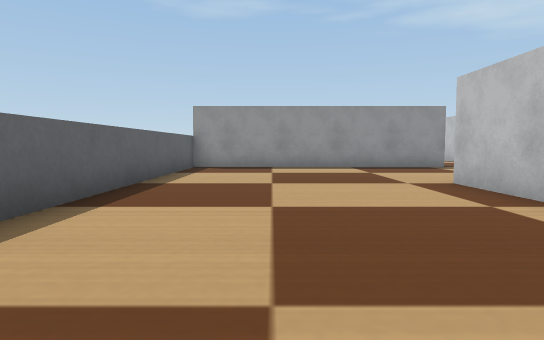
View 1 (above)

24 first-person views from a walk through a world built for the Webots simulator. The camera is 0.07 m above the floor, tilts 4° down and sees 75° across. The floor is counted in squares, 0.1 m on a side. Each view is taken from the middle of a square. On the plan, view 1 faces up. The plan holds only what a view shows up to about 11 squares ahead; the rest is blank. Robots are left out. Simple shapes and patterns stand in for the simulator's stock objects.

View 2
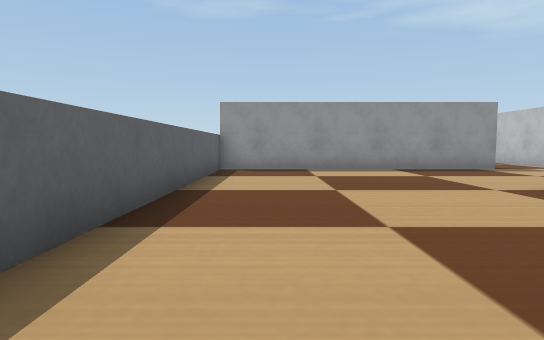

View 3
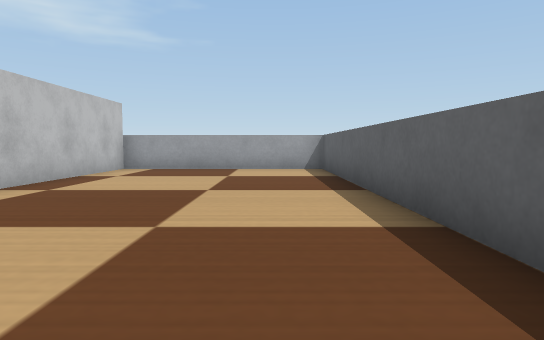

View 4
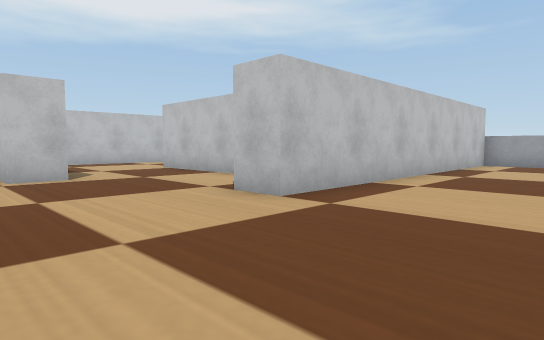

View 5
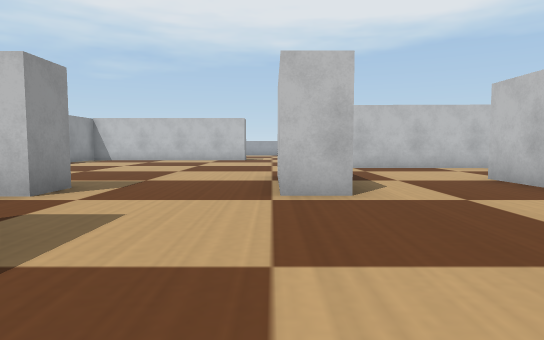

View 6
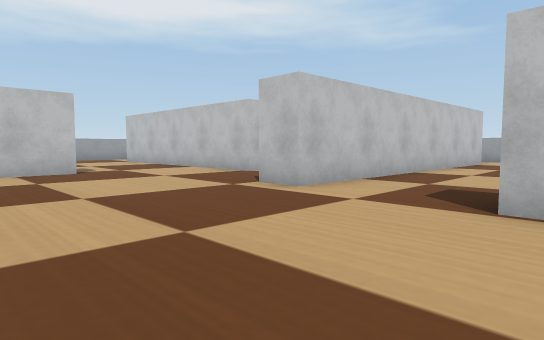

View 7
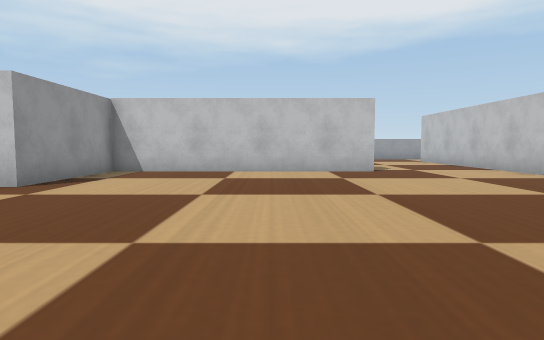

View 8
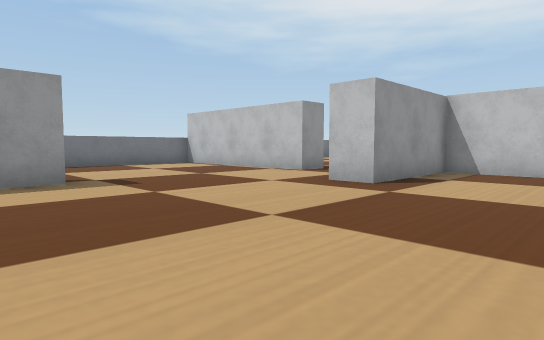

View 9
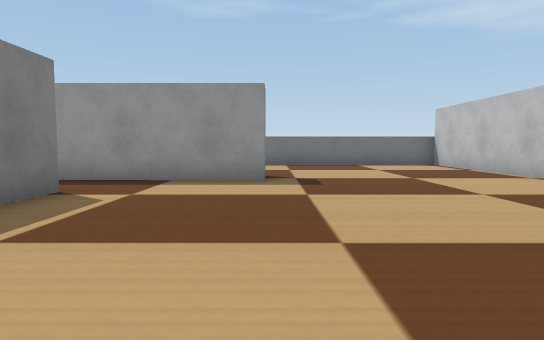

View 10
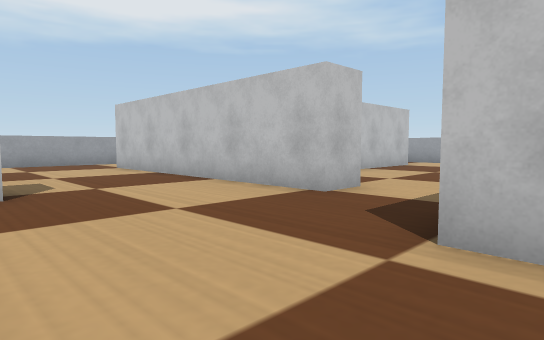

View 11
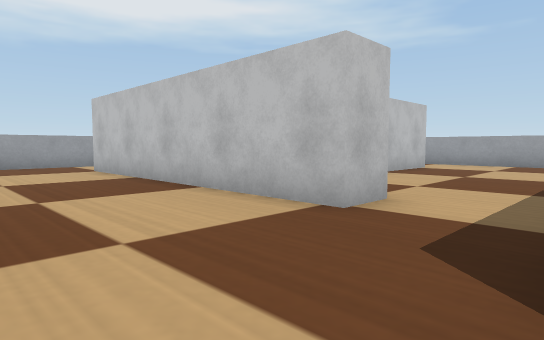

View 12
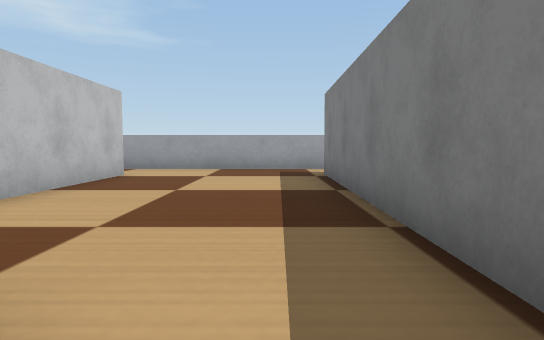

View 13
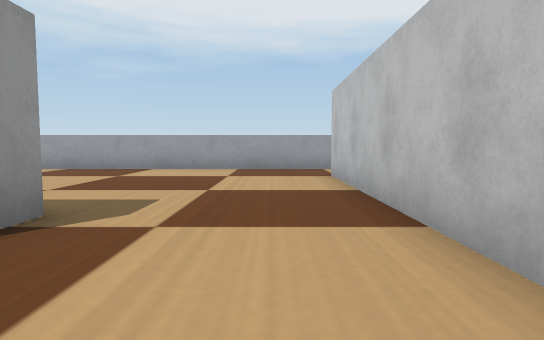

View 14
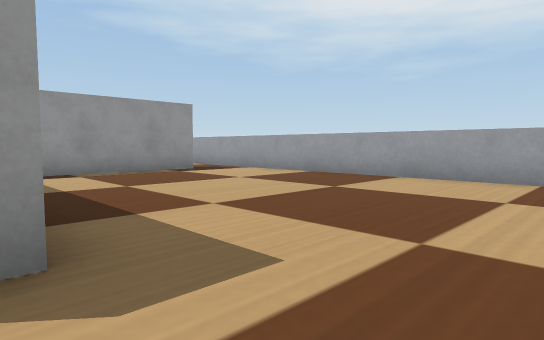

View 15
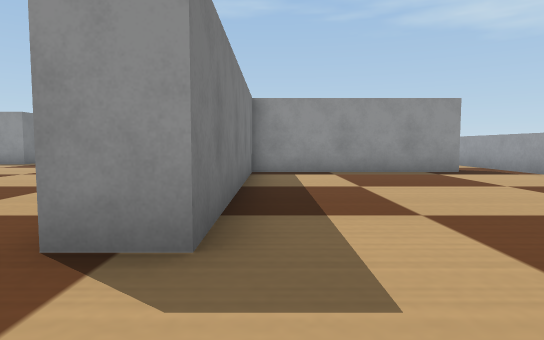

View 16
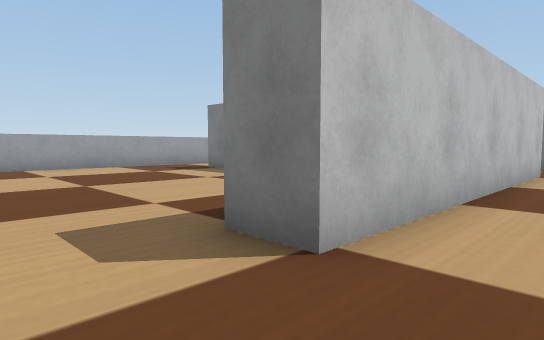

View 17
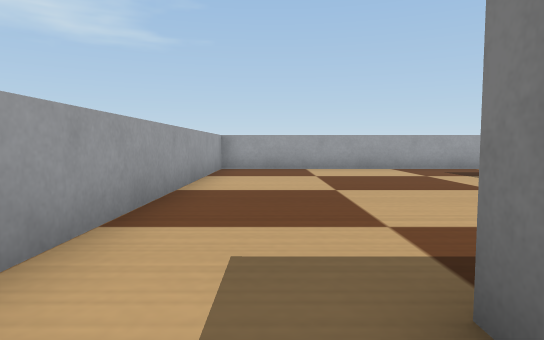

View 18
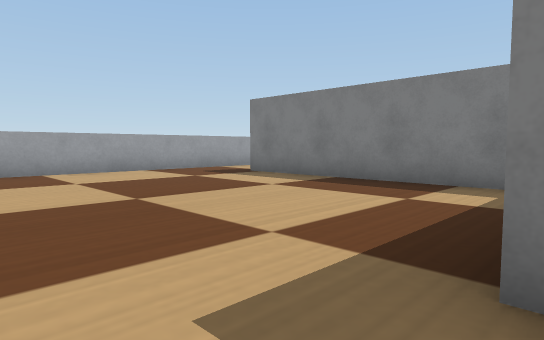

View 19
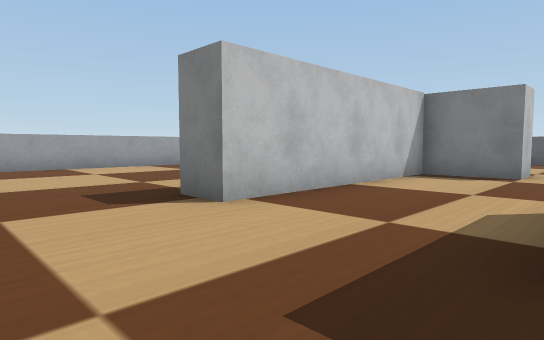

View 20
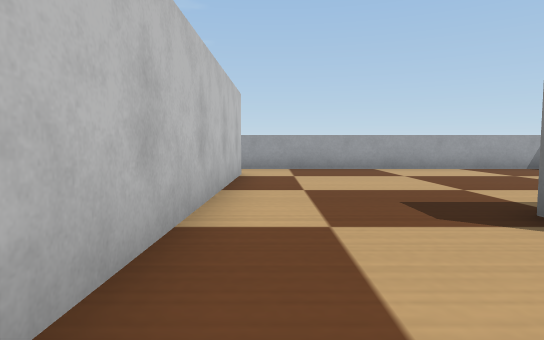

View 21
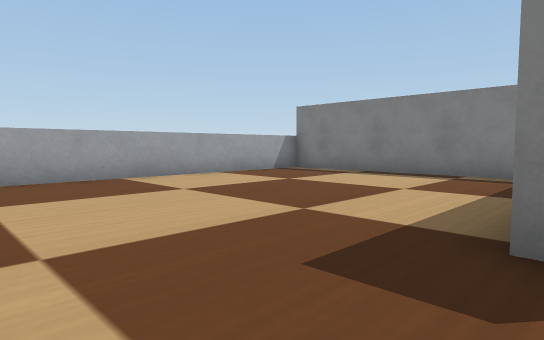

View 22
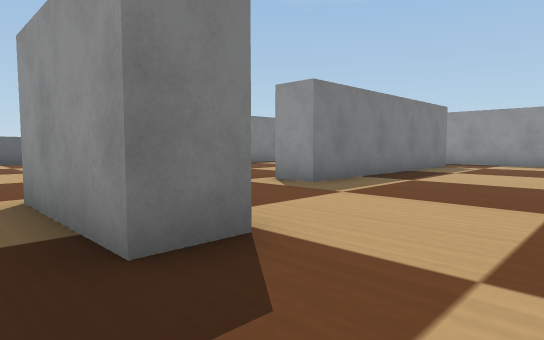

View 23
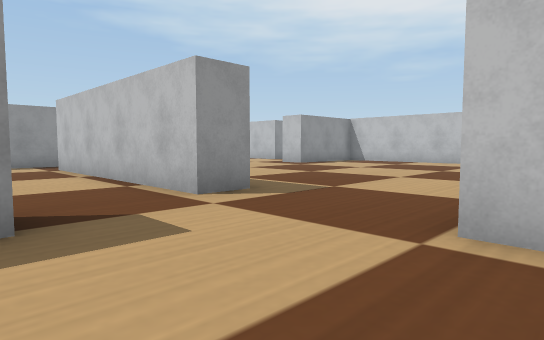

View 24
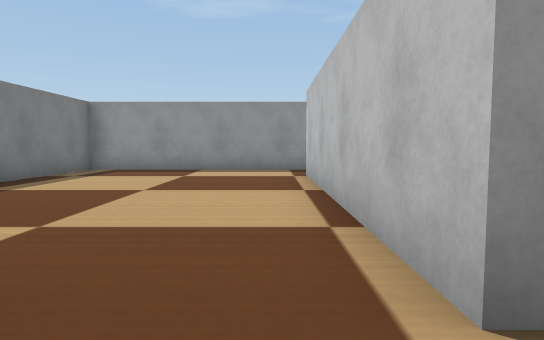

### Floor plan
Ten units are one square. View 1 is at (0, 0); x grows to the right and y downward. Boxes are objects, and circles mark ways between rooms. Rooms are numbered by the first view taken in them; rooms with no view inside come last. Other rooms are left out.
<svg viewBox="-30 -229 310 269">
<path fill="none" stroke="#000" d="M46 -113 -25 -113 -25 35 34 35 33 -67 43 -67M149 -65 147 16M172 -55 172 -66 252 -66 252 -55M205 -48 205 14M56 -113 46 -113M188 -205 177 -205 177 -224M137 16 139 -85 150 -84M119 -211 19 -211 19 -176M88 -194 88 -123 78 -123 78 -194M195 14 195 -25M43 -67 43 -45 104 -45 104 -34M260 -173 205 -173 205 -103 195 -103 195 -173 159 -173 159 -184M44 -25 44 30M49 35 275 35 275 -191"/>
<rect x="75" y="-95" width="40" height="20" fill="#bbb"><title>white box</title></rect>
<circle cx="40" cy="-90" r="3" fill="#2a7"/>
<text x="10" y="-40">1</text>
<text x="160" y="-100">2</text>
</svg>
Room 1 opens to room 2.

Where each view was taken, in squares from view 1:
view 1: 0 up, 0 right, facing up
view 2: 1 up, 1 left, facing up
view 3: 7 up, 1 left, facing down
view 4: 10 up, 0 right, facing down-right
view 5: 9 up, 3 right, facing right
view 6: 13 up, 10 right, facing down-right
view 7: 13 up, 10 right, facing right
view 8: 14 up, 10 right, facing up-right
view 9: 14 up, 12 right, facing up
view 10: 11 up, 14 right, facing down-right
view 11: 10 up, 15 right, facing down-right
view 12: 7 up, 16 right, facing down
view 13: 8 up, 17 right, facing right
view 14: 8 up, 20 right, facing up-right
view 15: 8 up, 21 right, facing up
view 16: 8 up, 27 right, facing down-left
view 17: 7 up, 26 right, facing down
view 18: 6 up, 27 right, facing down-left
view 19: 8 up, 13 right, facing down-left
view 20: 7 up, 13 right, facing down
view 21: 4 up, 13 right, facing down-left
view 22: 7 up, 13 right, facing up-left
view 23: 8 up, 5 right, facing up-right
view 24: 11 up, 7 right, facing up
